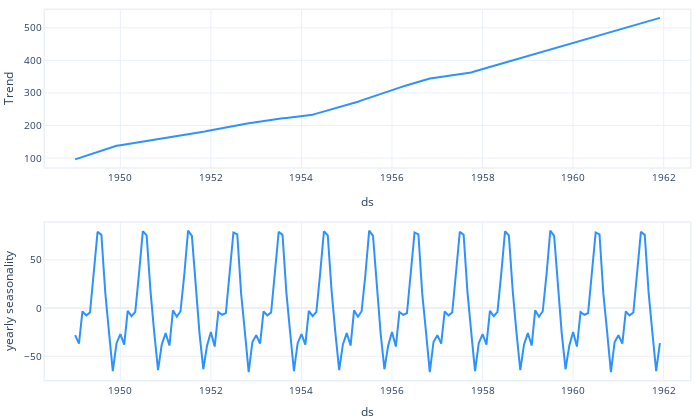

The notebook cell this image was saved under:
### Code cell
# plot components
fig_components1 = m1.plot_components(forecast_m1, plotting_backend="plotly")
fig_components1.show()

### Figure 1 — Plotly figure (JSON) as saved in the notebook; plotly's stock layout.template omitted (floating-point values rounded to 4 significant figures; data arrays with more than 128 entries replaced by an {"elided": "..."} marker saying what was removed)
{"data": [{"line": {"color": "#2d92ff", "width": 2}, "mode": "lines", "name": "Trend", "showlegend": false, "type": "scatter", "x": {"elided": "156 str values"}, "xaxis": "x", "y": {"elided": "156 float values"}, "yaxis": "y"}, {"line": {"color": "#2d92ff", "width": 2}, "mode": "lines", "name": "yearly seasonality", "showlegend": false, "type": "scatter", "x": {"elided": "156 str values"}, "xaxis": "x2", "y": {"elided": "156 float values"}, "yaxis": "y2"}], "layout": {"autosize": true, "font": {"size": 10}, "height": 420, "hovermode": "x unified", "legend": {"traceorder": "reversed", "y": 0.1}, "margin": {"b": 0, "l": 0, "pad": 0, "r": 10, "t": 10}, "title": {"font": {"size": 12}}, "width": 700, "xaxis": {"anchor": "y", "domain": [0, 1], "linewidth": 1.5, "mirror": true, "range": ["1948-05-03T00:00:00", "1962-08-01T00:00:00"], "showline": true, "title": {"text": "ds"}, "type": "date"}, "xaxis2": {"anchor": "y2", "domain": [0, 1], "linewidth": 1.5, "mirror": true, "range": ["1948-05-03T00:00:00", "1962-08-01T00:00:00"], "showline": true, "title": {"text": "ds"}, "type": "date"}, "yaxis": {"anchor": "x", "domain": [0.575, 1], "linewidth": 1.5, "mirror": true, "rangemode": "normal", "showline": true, "title": {"text": "Trend"}}, "yaxis2": {"anchor": "x2", "domain": [0, 0.425], "linewidth": 1.5, "mirror": true, "rangemode": "tozero", "showline": true, "title": {"text": "yearly seasonality"}}}}
